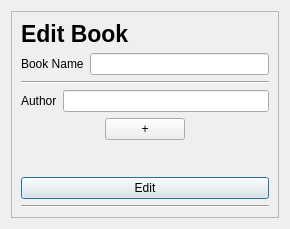
<?xml version="1.0" encoding="UTF-8"?>
<ui version="4.0">
 <class>editBook</class>
 <widget class="QDialog" name="editBook">
  <property name="geometry">
   <rect>
    <x>0</x>
    <y>0</y>
    <width>290</width>
    <height>229</height>
   </rect>
  </property>
  <property name="windowTitle">
   <string>Dialog</string>
  </property>
  <layout class="QGridLayout" name="gridLayout">
   <item row="0" column="0">
    <widget class="QFrame" name="frame">
     <property name="frameShape">
      <enum>QFrame::StyledPanel</enum>
     </property>
     <property name="frameShadow">
      <enum>QFrame::Raised</enum>
     </property>
     <layout class="QGridLayout" name="gridLayout_2">
      <item row="0" column="0">
       <layout class="QVBoxLayout" name="verticalLayout">
        <item>
         <widget class="QLabel" name="bookName">
          <property name="font">
           <font>
            <pointsize>17</pointsize>
            <weight>75</weight>
            <bold>true</bold>
           </font>
          </property>
          <property name="text">
           <string>Edit Book</string>
          </property>
         </widget>
        </item>
        <item>
         <layout class="QHBoxLayout" name="horizontalLayout">
          <item>
           <widget class="QLabel" name="label_2">
            <property name="text">
             <string>Book Name</string>
            </property>
           </widget>
          </item>
          <item>
           <widget class="QLineEdit" name="name"/>
          </item>
         </layout>
        </item>
        <item>
         <widget class="Line" name="line_2">
          <property name="orientation">
           <enum>Qt::Horizontal</enum>
          </property>
         </widget>
        </item>
        <item>
         <layout class="QFormLayout" name="form">
          <item row="0" column="0">
           <widget class="QLabel" name="label">
            <property name="text">
             <string>Author</string>
            </property>
           </widget>
          </item>
          <item row="0" column="1">
           <widget class="QLineEdit" name="author1"/>
          </item>
         </layout>
        </item>
        <item>
         <layout class="QHBoxLayout" name="horizontalLayout_3">
          <item>
           <spacer name="horizontalSpacer_3">
            <property name="orientation">
             <enum>Qt::Horizontal</enum>
            </property>
            <property name="sizeHint" stdset="0">
             <size>
              <width>40</width>
              <height>20</height>
             </size>
            </property>
           </spacer>
          </item>
          <item>
           <widget class="QPushButton" name="pushButton_2">
            <property name="text">
             <string>+</string>
            </property>
           </widget>
          </item>
          <item>
           <spacer name="horizontalSpacer_4">
            <property name="orientation">
             <enum>Qt::Horizontal</enum>
            </property>
            <property name="sizeHint" stdset="0">
             <size>
              <width>40</width>
              <height>20</height>
             </size>
            </property>
           </spacer>
          </item>
         </layout>
        </item>
        <item>
         <spacer name="verticalSpacer">
          <property name="orientation">
           <enum>Qt::Vertical</enum>
          </property>
          <property name="sizeHint" stdset="0">
           <size>
            <width>20</width>
            <height>40</height>
           </size>
          </property>
         </spacer>
        </item>
        <item>
         <widget class="QPushButton" name="pushButton_3">
          <property name="text">
           <string>Edit</string>
          </property>
          <property name="default">
           <bool>true</bool>
          </property>
         </widget>
        </item>
       </layout>
      </item>
      <item row="1" column="0">
       <widget class="Line" name="line">
        <property name="orientation">
         <enum>Qt::Horizontal</enum>
        </property>
       </widget>
      </item>
     </layout>
    </widget>
   </item>
  </layout>
 </widget>
 <resources/>
 <connections/>
</ui>
